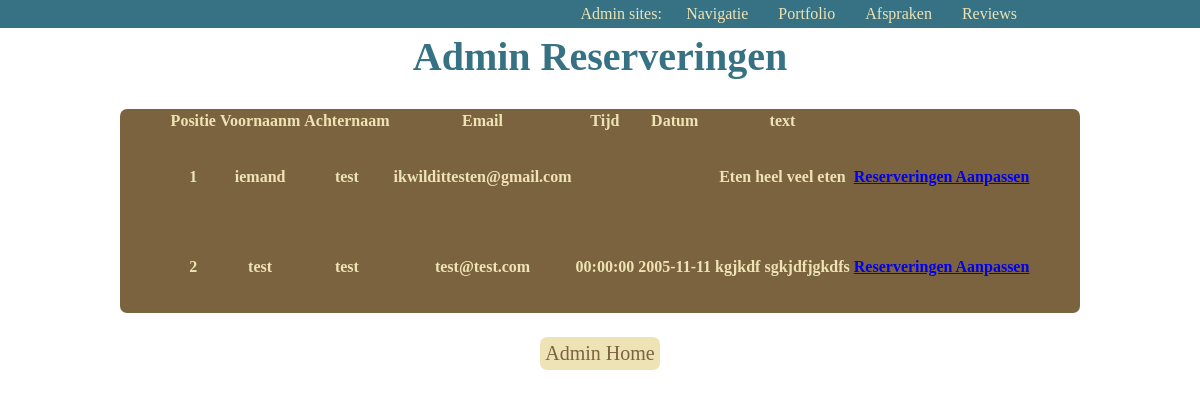
The app's page /adminappointments.php (signed in), older data.
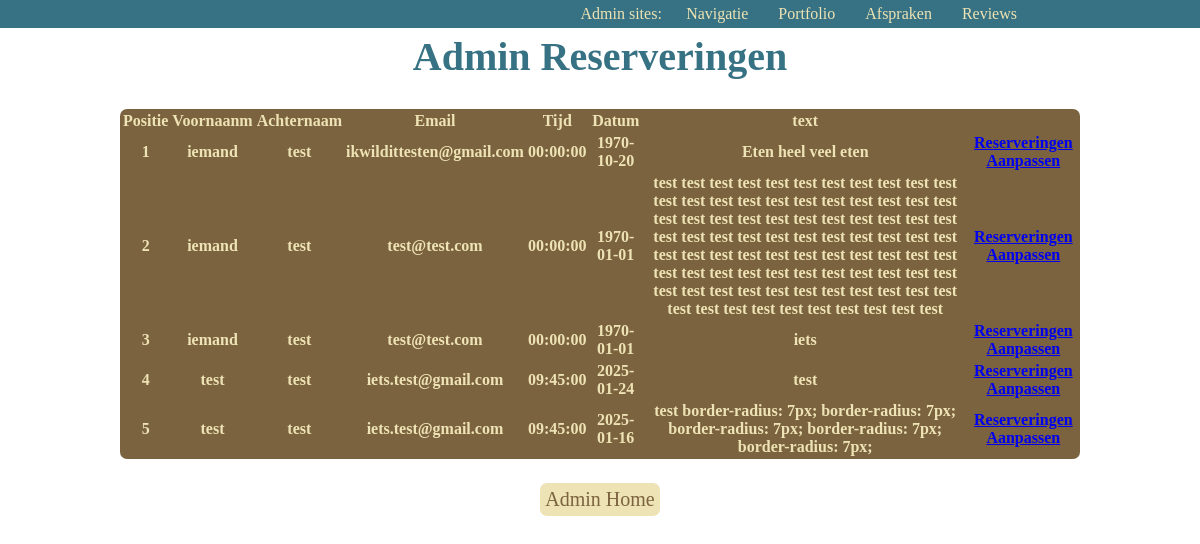
The same page, newer data.
### tables this page shows
CREATE TABLE `reservations` (
  `id` bigint UNSIGNED NOT NULL,
  `first_name` varchar(50) NOT NULL,
  `last_name` varchar(50) NOT NULL,
  `email` varchar(255) NOT NULL,
  `time` time NOT NULL,
  `date` date NOT NULL,
  `text` text NOT NULL,
  `user_id` bigint DEFAULT NULL
);

### adminappointments.php (the view, shortened to what this page needs)
<?php
require_once "include/database.php";
$query = "SELECT * FROM reservations";
$result = mysqli_query($db, $query)
or die('Error ' . mysqli_error($db) . ' with query ' . $query);
$reservations = [];
while ($row = mysqli_fetch_assoc($result)) {
    $reservations[] = $row;
}
?>
<!doctype html>
<html lang="en">
<head>
    <link rel="stylesheet" href="css/style.css">
    <link rel="stylesheet" href="css/admin.css">
</head>
<body>
<?php require_once 'include/adminnav.php'; ?>
<header>
    <h1 class="admincenter">Admin Reserveringen</h1>
</header>
<main>
    <section class="tim admincenter">
        <table>
            <thead>
            <tr>
                <th>Positie</th>
                <th>Voornaanm</th>
                <th>Achternaam</th>
                <th>Email</th>
                <th>Tijd</th>
                <th>Datum</th>
                <th>text</th>
            </tr>
            </thead>
            <tbody>
            <?php foreach ($reservations as $index => $reservations): ?>
                <tr>
                    <th><?= htmlentities($index + 1) ?? ''; ?></th>
                    <th><?= htmlentities($reservations['first_name'] ?? ''); ?></th>
                    <th><?= htmlentities($reservations['last_name'] ?? ''); ?></th>
                    <th><?= htmlentities($reservations['email'] ?? ''); ?></th>
                    <th><?= htmlentities($reservations['time'] ?? ''); ?></th>
                    <th><?= htmlentities($reservations['date'] ?? ''); ?></th>
                    <th><?= htmlentities($reservations['text'] ?? ''); ?></th>
                    <th>
                        <a href="adminappointmentsedit.php?id= <?= $reservations['id'] ?>" href="">Reserveringen
                            Aanpassen</a>
                    </th>
                </tr>
            <?php endforeach; ?>
            </tbody>
        </table>
    </section>
    <div class="adminlinks admincenter">
        <a href="admin.php" class="adminlinks">Admin Home</a>
    </div>
</main>
</body>
</html>

### include/adminnav.php (shortened to what this page needs)
<nav>
    <div class="nav_links admin">
        <p>Admin sites:</p>
        <a href="admin.php">Navigatie</a>
        <a href="">Portfolio</a>
        <a href="adminappointments.php">Afspraken</a>
        <a href="">Reviews</a>
    </div>
</nav>

### css/style.css (style rules this page uses)
:root { --navAndFooter: #367283; --linkNavHover: #375082; --textColorBlue: #367283; --textColorYellow: #EEE3B4; --textColorBrown: #7B6340; --colorButton: #EEE3B4; --colorCalender: #7B6340; }
* { box-sizing: border-box; }
p, h1, h2, h3, a { font-family: "Baskerville Old Face", serif; }
h1, h2, h3 { padding: 5px 0; margin: 0; }
h1 { color: var(--textColorBlue); font-size: 2.5rem; }
p { margin: 0; }
body { margin: 0; }
header { padding: 0 10vw; }
nav { display: flex; justify-content: space-between; align-items: center; padding: 0 10vw; background-color: var(--navAndFooter); }
.nav_links { flex: 1; display: flex; align-items: baseline; text-align: center; }
.nav_links a, .nav_links button { padding: 30px 10px; text-decoration: none; color: var(--textColorYellow); }
.admin a { padding: 5px 15px 5px 15px; text-decoration: none; color: var(--textColorYellow); }
.admin { margin-right: 4vw; }
.admin p { color: var(--textColorYellow); min-width: 100px; }
main { padding: 3vh 10vw; }

### css/admin.css (style rules this page uses)
.admincenter { display: flex; justify-content: center; text-align: center; }
.tim { background-color: #7B6340; color: #EEE3B4; min-height: 17vw; border-radius: 7px; margin-bottom: 2vw; }
.adminlinks a { text-decoration: none; background-color: #EEE3B4; color: #7B6340; font-family: "Baskerville Old Face", serif; font-size: 1.25rem; padding: 5px; border-radius: 7px; border: none; }

Row changes from the older to the newer data that the page shows:
removed reservations: first_name "test", last_name "test", email "test@test.com", time "00:00:00", date "2005-11-11", text "kgjkdf sgkjdfjgkdfs"
changed reservations "ikwildittesten@gmail.com": time (not shown) → "00:00:00"; date (not shown) → "1970-10-20"
added reservations: first_name "iemand", last_name "test", email "test@test.com", time "00:00:00", date "1970-01-01", text "test test test test test test test test test test test test test test test test test test test test test test test test test test test test test test test test test test test test test test test test test test test test test test test test test test test test test test test test test test test test test test test test test test test test test test test test test test test test test test test test test test test test test test test"
added reservations: first_name "iemand", last_name "test", email "test@test.com", time "00:00:00", date "1970-01-01", text "iets"
added reservations: first_name "test", last_name "test", email "iets.test@gmail.com", time "09:45:00", date "2025-01-24", text "test"
added reservations: first_name "test", last_name "test", email "iets.test@gmail.com", time "09:45:00", date "2025-01-16", text "test border-radius: 7px; border-radius: 7px; border-radius: 7px; border-radius: 7px; border-radius: 7px;"
